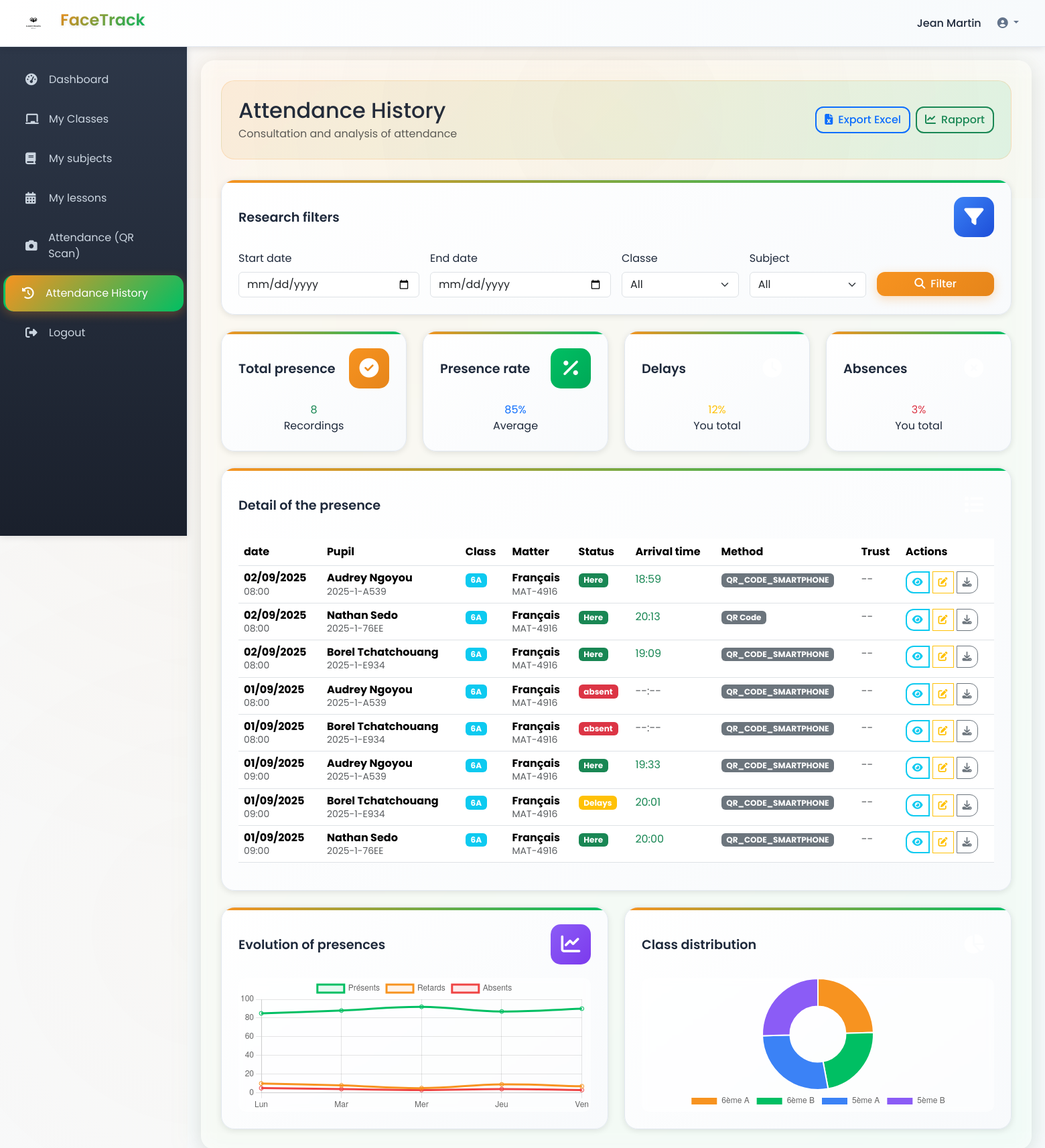
The app's page /historique-presences/ (signed in), older data.
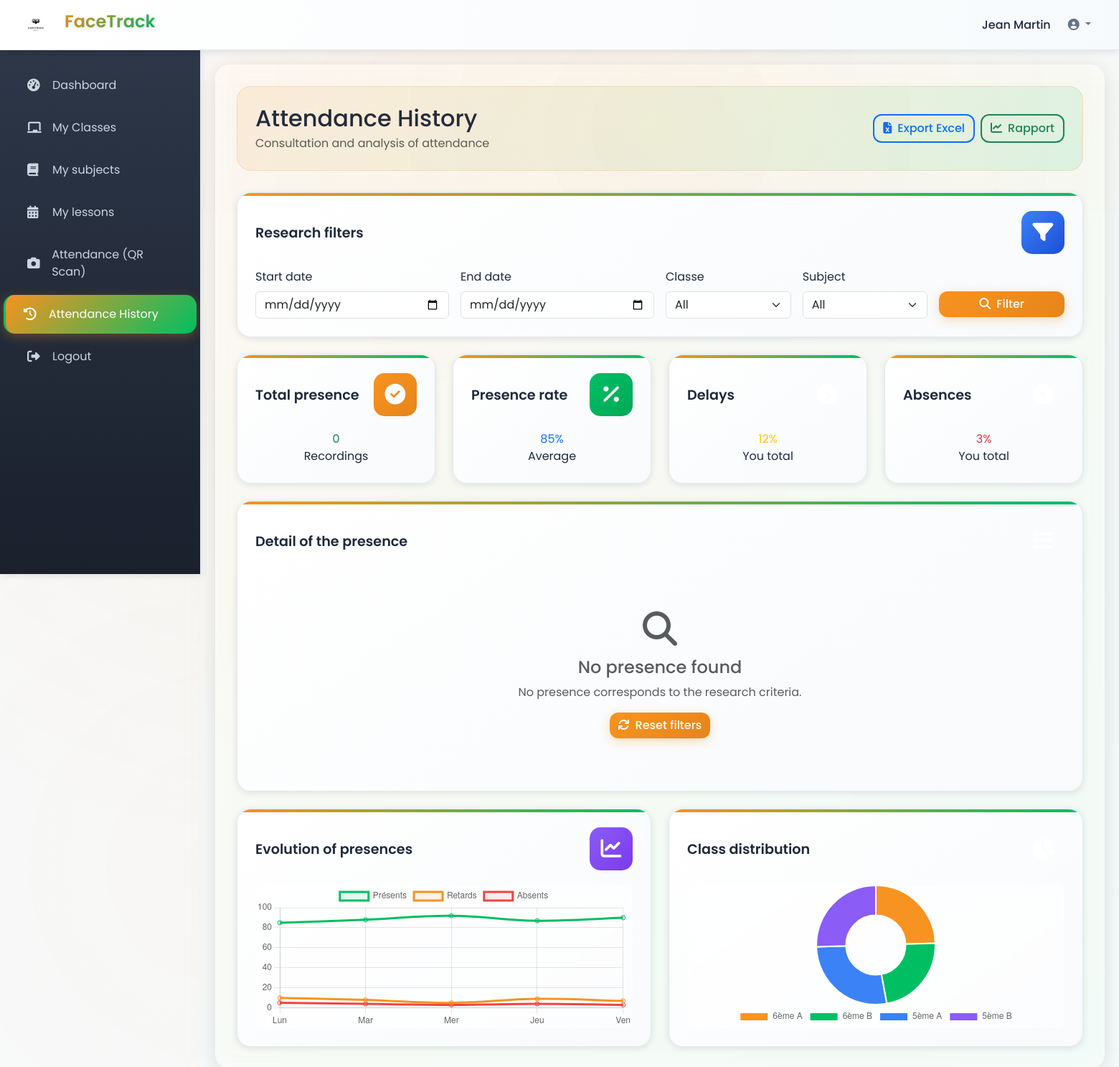
The same page, newer data.
### school/models.py (models this page shows, shortened)
class Presence(models.Model):
    STATUT_CHOICES = [
        ('PRESENT', 'Present'),
        ('ABSENT', 'Absent'),
        ('RETARD', 'Late'),
        ('JUSTIFIE', 'Justified')
    ]
    session_appel = models.ForeignKey(SessionAppel, on_delete=models.CASCADE)
    eleve = models.ForeignKey(Eleve, on_delete=models.CASCADE)
    statut = models.CharField(max_length=20, choices=STATUT_CHOICES, default='ABSENT')
    heure_arrivee = models.TimeField(null=True, blank=True)
    methode_detection = models.CharField(max_length=20, choices=[
        ('FACIAL', 'Facial Recognition'),
        ('MANUEL', 'Manual'),
        ('QR_CODE', 'QR Code')
    ], default='MANUEL')
    niveau_confiance = models.FloatField(null=True, blank=True, validators=[MinValueValidator(0), MaxValueValidator(1)])
    photo_capture = models.ImageField(upload_to='captures_presence/', null=True, blank=True)
    commentaire = models.TextField(blank=True)
    date_creation = models.DateTimeField(auto_now_add=True)
    date_modification = models.DateTimeField(auto_now=True)
    class Meta:
        unique_together = ['session_appel', 'eleve']

class SessionAppel(models.Model):
    id = models.UUIDField(primary_key=True, default=uuid.uuid4, editable=False)
    cours = models.ForeignKey(Cours, on_delete=models.CASCADE)
    enseignant = models.ForeignKey(Enseignant, on_delete=models.CASCADE)
    date_debut = models.DateTimeField(auto_now_add=True)
    date_fin = models.DateTimeField(null=True, blank=True)
    statut = models.CharField(max_length=20, choices=[
        ('EN_COURS', 'In Progress'),
        ('TERMINE', 'Completed'),
        ('ANNULE', 'Cancelled')
    ], default='EN_COURS')
    methode = models.CharField(max_length=20, choices=[
        ('FACIAL', 'Facial Recognition'),
        ('QR_CODE', 'QR Code Scan'),
        ('MANUEL', 'Manual'),
        ('MIXTE', 'Mixed')
    ], default='QR_CODE')

class Cours(models.Model):
    matiere = models.ForeignKey(Matiere, on_delete=models.CASCADE)
    classe = models.ForeignKey(Classe, on_delete=models.CASCADE)
    enseignant = models.ForeignKey(Enseignant, on_delete=models.CASCADE)
    date = models.DateField()
    heure_debut = models.TimeField()
    heure_fin = models.TimeField()
    salle = models.CharField(max_length=20, blank=True)
    statut = models.CharField(max_length=20, choices=[
        ('PLANIFIE', 'Scheduled'),
        ('EN_COURS', 'In Progress'),
        ('TERMINE', 'Completed'),
        ('ANNULE', 'Cancelled')
    ], default='PLANIFIE')
    class Meta:
        unique_together = ['classe', 'date', 'heure_debut']

class Eleve(models.Model):
    user = models.OneToOneField(User, on_delete=models.CASCADE)
    classe = models.ForeignKey('Classe', on_delete=models.CASCADE)
    matricule = models.CharField(max_length=30, unique=True, editable=False)  # 👈 non éditable
    photo_reference = models.ImageField(
        upload_to='photos_eleves/',
        null=True,
        blank=True,
        help_text="4x4 square photo for facial recognition"
    )
    date_inscription = models.DateTimeField(auto_now_add=True)
    parent = models.ForeignKey('Parent', on_delete=models.CASCADE, null=True, blank=True)

class User(AbstractUser):
    ROLE_CHOICES = [
        ('ADMIN', 'Administrator'),
        ('ENSEIGNANT', 'Teacher'),
        ('ELEVE', 'Student'),
        ('PARENT', 'Parent'),
    ]
    role = models.CharField(max_length=20, choices=ROLE_CHOICES, default='ELEVE')
    date_naissance = models.DateField(null=True, blank=True)
    adresse = models.TextField(blank=True)
    telephone = models.CharField(max_length=15, blank=True)

class Classe(models.Model):
    CLASSE_CHOICES = [
        ('Form1_A', 'Form 1A'), ('Form1_B', 'Form 1B'),
        ('Form2_A', 'Form 2A'), ('Form2_B', 'Form 2A'),
        ('Form3_A', 'Form 3A'), ('Form3_B', 'Form 3B'),
        ('Form4_A', '3rd A'), ('Form4_B', 'Form 4B'),
        ('Form5_A', 'Form 5A'),
        ('Lower_Sixth', 'Lower Sixth'),
        ('Upper_Sixth', 'Upper_Sixth'),
    ]
    CYCLE_CHOICES = [
        ('PREMIER', 'First cycle (Form 1 → Form 5)'),
        ('SECOND', 'Second cycle (Lower → Upper)'),
    ]
    nom = models.CharField(max_length=20, choices=CLASSE_CHOICES)
    cycle = models.CharField(max_length=10, choices=CYCLE_CHOICES, default='PREMIER')  # 👈 default ajouté
    annee_scolaire = models.CharField(max_length=9, null=True, blank=True)  # ex: "2023-2024"
    capacite = models.IntegerField(default=30)
    date_creation = models.DateTimeField(auto_now_add=True)

class Matiere(models.Model):
    nom = models.CharField(max_length=100)
    code = models.CharField(max_length=10, unique=True, editable=False)  # généré automatiquement
    description = models.TextField(blank=True)
    coefficient = models.IntegerField(
        default=1,
        validators=[MinValueValidator(1), MaxValueValidator(10)]
    )

### school/views.py (the view)
# urls.py: path('historique-presences/', views.historique_presences, name='historique_presences'),
@login_required
def historique_presences(request):
    """View for presence history"""
    if request.user.role not in ['ENSEIGNANT', 'ADMIN']:
        return redirect('login')
    date_debut = request.GET.get('date_debut')
    date_fin = request.GET.get('date_fin')
    classe_id = request.GET.get('classe')
    matiere_id = request.GET.get('matiere')
    if request.user.role == 'ENSEIGNANT':
        enseignant = Enseignant.objects.get(user=request.user)
        presences = Presence.objects.filter(session_appel__enseignant=enseignant)
    else:
        presences = Presence.objects.all()
    if date_debut:
        presences = presences.filter(session_appel__cours__date__gte=date_debut)
    if date_fin:
        presences = presences.filter(session_appel__cours__date__lte=date_fin)
    if classe_id:
        presences = presences.filter(session_appel__cours__classe_id=classe_id)
    if matiere_id:
        presences = presences.filter(session_appel__cours__matiere_id=matiere_id)
    paginator = Paginator(presences.order_by('-session_appel__cours__date'), 50)
    page_number = request.GET.get('page')
    page_obj = paginator.get_page(page_number)
    classes = Classe.objects.all()
    matieres = Matiere.objects.all()
    context = {
        'page_obj': page_obj,
        'classes': classes,
        'matieres': matieres,
        'filtres': {
            'date_debut': date_debut,
            'date_fin': date_fin,
            'classe_id': classe_id,
            'matiere_id': matiere_id,
        }
    }
    return render(request, 'historique_presences.html', context)

### school/templates/historique_presences.html (shortened to what the changed rows need)
{% extends 'dashboard_base.html' %}
{% load static %}
{% block content %}
<div class="page-header">
    <div class="d-flex justify-content-between align-items-center">
        <div>
            <h2 class="mb-1">Attendance History</h2>
        </div>
    </div>
</div>
<div class="row mb-4">
    <div class="col-md-3">
        <div class="dashboard-card">
            <div class="card-content text-center">
                <div class="stat-value text-success">{{ page_obj.paginator.count }}</div>
                <div class="stat-label">Recordings</div>
            </div>
        </div>
    </div>
</div>
<div class="dashboard-card">
    {% if page_obj %}
    <div class="table-responsive">
        <table class="table table-hover">
            <thead>
                <tr>
                    <th>date</th>
                    <th>Pupil</th>
                    <th>Class</th>
                    <th>Matter</th>
                    <th>Status</th>
                    <th>Arrival time</th>
                    <th>Method</th>
                    <th>Trust</th>
                    <th>Actions</th>
                </tr>
            </thead>
            <tbody>
                {% for presence in page_obj %}
                <tr>
                    <td>
                        <div class="date-info">
                            <div class="fw-bold">{{ presence.session_appel.cours.date|date:"d/m/Y" }}</div>
                            <small class="text-muted">{{ presence.session_appel.cours.heure_debut|time:"H:i" }}</small>
                        </div>
                    </td>
                    <td>
                        <div class="student-info">
                            <div class="fw-bold">{{ presence.eleve.user.get_full_name }}</div>
                            <small class="text-muted">{{ presence.eleve.matricule }}</small>
                        </div>
                    </td>
                    <td>
                        <span class="badge bg-info">{{ presence.session_appel.cours.classe.nom }}</span>
                    </td>
                    <td>
                        <div class="subject-info">
                            <div class="fw-bold">{{ presence.session_appel.cours.matiere.nom }}</div>
                            <small class="text-muted">{{ presence.session_appel.cours.matiere.code }}</small>
                        </div>
                    </td>
                    <td>
                        {% if presence.statut == 'PRESENT' %}
                        <span class="badge bg-success">Here</span>
                        {% elif presence.statut == 'RETARD' %}
                        <span class="badge bg-warning">Delays</span>
                        {% elif presence.statut == 'ABSENT' %}
                        <span class="badge bg-danger">absent</span>
                        {% elif presence.statut == 'JUSTIFIE' %}
                        <span class="badge bg-info">Justified</span>
                        {% endif %}
                    </td>
                    <td>
                        {% if presence.heure_arrivee %}
                        <span class="text-success">{{ presence.heure_arrivee|time:"H:i" }}</span>
                        {% else %}
                        <span class="text-muted">--:--</span>
                        {% endif %}
                    </td>
                    <td>
                        <span class="badge bg-secondary">{{ presence.get_methode_detection_display }}</span>
                    </td>
                    <td>
                        {% if presence.niveau_confiance %}
                        <div class="confidence-bar">
                            <div class="progress" style="height: 6px;">
                                <div class="progress-bar bg-success"
                                    style="width: {{ presence.niveau_confiance|floatformat:0 }}%"></div>
                            </div>
                            <small class="text-muted">{{ presence.niveau_confiance|floatformat:0 }}%</small>
                        </div>
                        {% else %}
                        <span class="text-muted">--</span>
                        {% endif %}
                    </td>
                    <td>
                        <div class="btn-group btn-group-sm">
                            <button class="btn btn-outline-info" onclick="viewDetails({{ presence.id }})"
                                title="Voir détails">
                                <i class="fas fa-eye"></i>
                            </button>
                            <button class="btn btn-outline-warning" onclick="editPresence({{ presence.id }})"
                                title="Modifier">
                                <i class="fas fa-edit"></i>
                            </button>
                            <button class="btn btn-outline-secondary" onclick="exportPresence({{ presence.id }})"
                                title="Exporter">
                                <i class="fas fa-download"></i>
                            </button>
                        </div>
                    </td>
                </tr>
                {% endfor %}
            </tbody>
        </table>
    </div>
    {% else %}
    <div class="text-center py-5">
        <i class="fas fa-search fa-3x text-muted mb-3"></i>
        <h4 class="text-muted">No presence found</h4>
        <p class="text-muted">No presence corresponds to the research criteria.</p>
        <button class="btn btn-primary" onclick="resetFilters()">
            <i class="fas fa-refresh me-2"></i>Reset filters
        </button>
    </div>
    {% endif %}
</div>
{% endblock %}

Row changes from the older to the newer data that the page shows:
removed Presence: session_appel.cours "02/09/2025", session_appel.cours.heure_debut "08:00", eleve.user.get_full_name "Audrey Ngoyou", eleve.matricule "2025-1-A539", session_appel.cours.classe.nom "6A", session_appel.cours.matiere.nom "Français", session_appel.cours.matiere.code "MAT-4916", statut "Here", heure_arrivee "18:59", methode_detection "QR_CODE_SMARTPHONE"
removed Presence: session_appel.cours "02/09/2025", session_appel.cours.heure_debut "08:00", eleve.user.get_full_name "Nathan Sedo", eleve.matricule "2025-1-76EE", session_appel.cours.classe.nom "6A", session_appel.cours.matiere.nom "Français", session_appel.cours.matiere.code "MAT-4916", statut "Here", heure_arrivee "20:13", methode_detection "QR Code"
removed Presence: session_appel.cours "02/09/2025", session_appel.cours.heure_debut "08:00", eleve.user.get_full_name "Borel Tchatchouang", eleve.matricule "2025-1-E934", session_appel.cours.classe.nom "6A", session_appel.cours.matiere.nom "Français", session_appel.cours.matiere.code "MAT-4916", statut "Here", heure_arrivee "19:09", methode_detection "QR_CODE_SMARTPHONE"
removed Presence: session_appel.cours "01/09/2025", session_appel.cours.heure_debut "08:00", eleve.user.get_full_name "Audrey Ngoyou", eleve.matricule "2025-1-A539", session_appel.cours.classe.nom "6A", session_appel.cours.matiere.nom "Français", session_appel.cours.matiere.code "MAT-4916", statut "absent", methode_detection "QR_CODE_SMARTPHONE"
removed Presence: session_appel.cours "01/09/2025", session_appel.cours.heure_debut "08:00", eleve.user.get_full_name "Borel Tchatchouang", eleve.matricule "2025-1-E934", session_appel.cours.classe.nom "6A", session_appel.cours.matiere.nom "Français", session_appel.cours.matiere.code "MAT-4916", statut "absent", methode_detection "QR_CODE_SMARTPHONE"
removed Presence: session_appel.cours "01/09/2025", session_appel.cours.heure_debut "09:00", eleve.user.get_full_name "Audrey Ngoyou", eleve.matricule "2025-1-A539", session_appel.cours.classe.nom "6A", session_appel.cours.matiere.nom "Français", session_appel.cours.matiere.code "MAT-4916", statut "Here", heure_arrivee "19:33", methode_detection "QR_CODE_SMARTPHONE"
removed Presence: session_appel.cours "01/09/2025", session_appel.cours.heure_debut "09:00", eleve.user.get_full_name "Borel Tchatchouang", eleve.matricule "2025-1-E934", session_appel.cours.classe.nom "6A", session_appel.cours.matiere.nom "Français", session_appel.cours.matiere.code "MAT-4916", statut "Delays", heure_arrivee "20:01", methode_detection "QR_CODE_SMARTPHONE"
removed Presence: session_appel.cours "01/09/2025", session_appel.cours.heure_debut "09:00", eleve.user.get_full_name "Nathan Sedo", eleve.matricule "2025-1-76EE", session_appel.cours.classe.nom "6A", session_appel.cours.matiere.nom "Français", session_appel.cours.matiere.code "MAT-4916", statut "Here", heure_arrivee "20:00", methode_detection "QR_CODE_SMARTPHONE"
Text that changed along with them:
{{ page_obj.paginator.count }}: "8" → "0"
text no longer shown: "date Pupil Class Matter Status Arrival time Method Trust Actions"
text now shown: "No presence found No presence corresponds to the research criteria. Reset filters"
